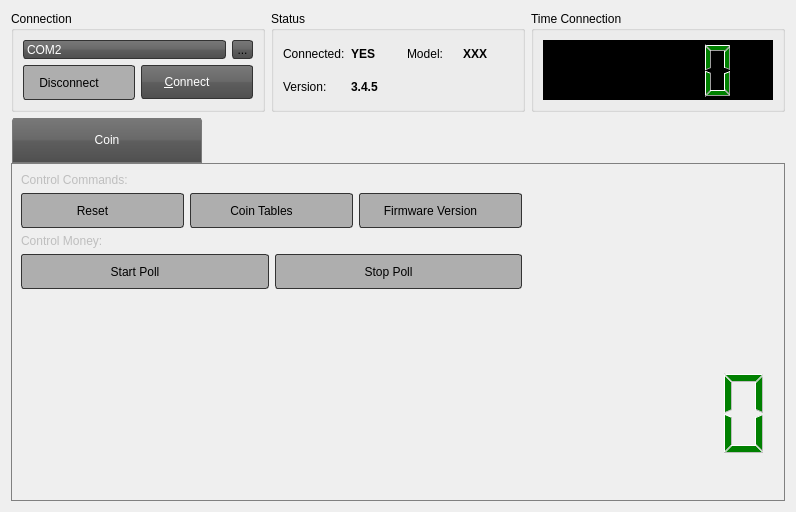
<?xml version="1.0" encoding="UTF-8"?>
<ui version="4.0">
 <class>CoinValidatorFit</class>
 <widget class="QWidget" name="CoinValidatorFit">
  <property name="geometry">
   <rect>
    <x>0</x>
    <y>0</y>
    <width>796</width>
    <height>512</height>
   </rect>
  </property>
  <property name="windowTitle">
   <string>CoinValidator</string>
  </property>
  <property name="windowIcon">
   <iconset resource="../images.qrc">
    <normaloff>:/res/images/app-icon.png</normaloff>:/res/images/app-icon.png</iconset>
  </property>
  <property name="styleSheet">
   <string notr="true">QLineEdit {
    border: 2px solid #333333;
    border-radius: 3px;
    padding: 1px 23px 1px 3px;
}

QPushButton:hover, QToolButton:hover {
    background: qlineargradient(x1 : 0, y1 : 0, x2 : 0, y2 :   1, stop :   0.0 #ffd9aa, stop : 0.5 #ffbb6e, stop : 0.55 #feae42, stop : 1.0 #fedb74);
}

QPushButton {
    border: 1px solid #333333;
    border-radius: 3px;
    padding: 1px 23px 1px 3px;
	background: qlineargradient(x1:0, y1:0, x2:0, y2:1, stop:0 #797979, stop:0.48 #696969, stop:0.52 #5e5e5e, stop:1 #4f4f4f);
    color: white;
    font: bold large &quot;Arial&quot;;
    height: 30px;
}

QPushButton:pressed {
    background: qlineargradient(x1 : 0, y1 : 0, x2 : 0, y2 :   1, stop :   0.0 #c0dbff, stop : 0.5 #cfd26f, stop : 0.55 #c7df6f, stop : 1.0 #f5f9ff);
    padding-top: 2px;
    padding-left: 3px;
}

QPushButton:on {
    background: qlineargradient(x1 : 0, y1 : 0, x2 : 0, y2 :   1, stop :   0.0 #5AA72D, stop : 0.5 #B3E296, stop : 0.55 #B3E296, stop : 1.0 #f5f9ff);
    padding-top: 2px;
    padding-left: 3px;
}

QPushButton:disabled {
    background: transparent #aeaeae;
    padding-top: 2px;        
    padding-left: 3px;
    color: black;
}

QToolButton {
    border: 1px solid #333333;
    border-radius: 3px;
	background: qlineargradient(x1:0, y1:0, x2:0, y2:1, stop:0 #797979, stop:0.48 #696969, stop:0.52 #5e5e5e, stop:1 #4f4f4f);
}

QProgressBar {
    border: 1px solid black;
    text-align: center;
    padding: 1px;
    border-bottom-right-radius: 7px;
    border-bottom-left-radius: 7px;
    background: QLinearGradient( x1: 0, y1: 0, x2: 1, y2: 0, stop: 0 #fff, stop: 0.4999 #eee, stop: 0.5 #ddd, stop: 1 #eee );
    width: 15px;
}

QProgressBar::chunk {
    background: QLinearGradient( x1: 0, y1: 0, x2: 1, y2: 0,stop: 0 #78d,stop: 0.4999 #46a,stop: 0.5 #45a,stop: 1 #238 );
    border-bottom-right-radius: 7px;
    border-bottom-left-radius: 7px;
    border: 1px solid black;
}

QLCDNumber {
    background-color:black;
    color:green;
    font: bold large &quot;Arial&quot;;
    height: 30px;
}

QTabWidget, QStackedWidget {
    background: none;
    color: white;
    font: bold large &quot;Arial&quot;;
    height: 30px;
}

QTabWidget::pane {
    border: 0px;
    top: 0.1em;
    border-width: 1px;
    border-style: solid;
    border-color: grey;
}

QTabBar::tab {
    width: 150px;
    margin-left: 0.5;
    margin-right: 0.5;
    border: 1px solid #7a7a7a;
    border-top-left-radius: 4px;
    border-top-right-radius: 4px;
    padding: 15px 19px 15px 19px;
}

QTabBar::tab:!selected {
   margin-top: 2px;
}

QTabBar::tab:selected {
    margin-top: -1px;
    background: qlineargradient(x1:0, y1:0, x2:0, y2:1, stop:0 #797979, stop:0.48 #696969, stop:0.52 #5e5e5e, stop:1 #4f4f4f);
    color: white;
}

QTabBar::tab:hover {
    text-decoration: underline;
    background: qlineargradient(x1 : 0, y1 : 0, x2 : 0, y2 :   1, stop :   0.0 #ffd9aa, stop : 0.5 #ffbb6e, stop : 0.55 #feae42, stop :   1.0 #fedb74);
}

QTabBar::tab::bottom {
    border-bottom-left-radius: 4px;
    border-bottom-right-radius: 4px;
    border-top-left-radius: 0px;
    border-top-right-radius: 0px;
    padding: 15px 19px 15px 19px;
}

QComboBox {
	border: 1px solid #333333;
	border-radius: 3px;
	background: qlineargradient(x1:0, y1:0, x2:0, y2:1, stop:0 #797979, stop:0.48 #696969, stop:0.52 #5e5e5e, stop:1 #4f4f4f);
	padding: 1px 23px 1px 3px;
	min-width: 6em;
    color: white;
    font: bold large &quot;Arial&quot;;
    height: 30px;
}

QComboBox:hover {
    text-decoration: underline;
     background: qlineargradient(x1 : 0, y1 : 0, x2 : 0, y2 :   1, stop :   0.0 #ffd9aa, stop : 0.5 #ffbb6e, stop : 0.55 #feae42, stop :   1.0 #fedb74);
}

QComboBox::drop-down {
	subcontrol-origin: padding;
	subcontrol-position: top right;
	width: 20px;
	border-top-right-radius: 3px;
	border-bottom-right-radius: 3px;
}

QComboBox::down-arrow {
     image: url(:res/images/combo-arrow-down.png);
}
 
QComboBox QAbstractView{
	background-color: #4f4f4f;
	color: #999999;
	selection-background-color: #999999;
	selection-color: #4f4f4f;
}

QComboBox QAbstractItemView {
    background-color: #4f4f4f;
    color: white;
    selection-background-color: qlineargradient(x1 : 0, y1 : 0, x2 : 0, y2 :   1, stop :   0.0 #ffd9aa, stop : 0.5 #ffbb6e, stop : 0.55 #feae42, stop : 1.0 #fedb74);
}

</string>
  </property>
  <layout class="QGridLayout" name="gridLayout_5">
   <item row="0" column="0">
    <widget class="QGroupBox" name="selectBox">
     <property name="title">
      <string>Connection</string>
     </property>
     <layout class="QGridLayout" name="gridLayout_3">
      <item row="0" column="0">
       <layout class="QGridLayout" name="gridLayout">
        <item row="0" column="0">
         <widget class="QComboBox" name="comboBoxSerial">
          <property name="sizePolicy">
           <sizepolicy hsizetype="Preferred" vsizetype="Ignored">
            <horstretch>0</horstretch>
            <verstretch>0</verstretch>
           </sizepolicy>
          </property>
          <property name="iconSize">
           <size>
            <width>32</width>
            <height>32</height>
           </size>
          </property>
          <item>
           <property name="text">
            <string>COM2</string>
           </property>
           <property name="icon">
            <iconset resource="../images.qrc">
             <normaloff>:/res/images/serialport.png</normaloff>:/res/images/serialport.png</iconset>
           </property>
          </item>
         </widget>
        </item>
        <item row="0" column="1">
         <widget class="QToolButton" name="toolButtonCoinValidator">
          <property name="text">
           <string>...</string>
          </property>
          <property name="icon">
           <iconset resource="../images.qrc">
            <normaloff>:/res/images/settings.png</normaloff>:/res/images/settings.png</iconset>
          </property>
          <property name="iconSize">
           <size>
            <width>32</width>
            <height>32</height>
           </size>
          </property>
         </widget>
        </item>
       </layout>
      </item>
      <item row="1" column="0">
       <layout class="QGridLayout" name="gridLayout_2">
        <item row="0" column="0">
         <widget class="QPushButton" name="pushButtonDisconnect">
          <property name="enabled">
           <bool>false</bool>
          </property>
          <property name="text">
           <string>Disconnect</string>
          </property>
          <property name="icon">
           <iconset resource="../images.qrc">
            <normaloff>:/res/images/disconnect.png</normaloff>:/res/images/disconnect.png</iconset>
          </property>
          <property name="iconSize">
           <size>
            <width>32</width>
            <height>32</height>
           </size>
          </property>
         </widget>
        </item>
        <item row="0" column="1">
         <widget class="QPushButton" name="pushButtonConnect">
          <property name="text">
           <string>&amp;Connect</string>
          </property>
          <property name="icon">
           <iconset resource="../images.qrc">
            <normaloff>:/res/images/connect.png</normaloff>:/res/images/connect.png</iconset>
          </property>
          <property name="iconSize">
           <size>
            <width>32</width>
            <height>32</height>
           </size>
          </property>
         </widget>
        </item>
       </layout>
      </item>
     </layout>
    </widget>
   </item>
   <item row="0" column="1">
    <widget class="QGroupBox" name="selectBox_2">
     <property name="title">
      <string>Status</string>
     </property>
     <layout class="QGridLayout" name="gridLayout_4">
      <item row="0" column="0">
       <widget class="QLabel" name="label">
        <property name="text">
         <string>Connected:</string>
        </property>
       </widget>
      </item>
      <item row="0" column="1">
       <widget class="QLabel" name="labelConnect">
        <property name="sizePolicy">
         <sizepolicy hsizetype="Preferred" vsizetype="Preferred">
          <horstretch>0</horstretch>
          <verstretch>0</verstretch>
         </sizepolicy>
        </property>
        <property name="font">
         <font>
          <weight>75</weight>
          <bold>true</bold>
         </font>
        </property>
        <property name="text">
         <string>YES</string>
        </property>
        <property name="textFormat">
         <enum>Qt::AutoText</enum>
        </property>
       </widget>
      </item>
      <item row="0" column="2">
       <widget class="QLabel" name="label_10">
        <property name="text">
         <string>Model:</string>
        </property>
       </widget>
      </item>
      <item row="0" column="3">
       <widget class="QLabel" name="labelFirmware">
        <property name="font">
         <font>
          <weight>75</weight>
          <bold>true</bold>
         </font>
        </property>
        <property name="text">
         <string>XXX</string>
        </property>
       </widget>
      </item>
      <item row="1" column="0">
       <widget class="QLabel" name="label_11">
        <property name="text">
         <string>Version:</string>
        </property>
       </widget>
      </item>
      <item row="1" column="1">
       <widget class="QLabel" name="labelVersion">
        <property name="font">
         <font>
          <weight>75</weight>
          <bold>true</bold>
         </font>
        </property>
        <property name="text">
         <string>3.4.5</string>
        </property>
       </widget>
      </item>
     </layout>
    </widget>
   </item>
   <item row="0" column="2">
    <widget class="QGroupBox" name="selectBox_3">
     <property name="title">
      <string>Time Connection</string>
     </property>
     <layout class="QGridLayout" name="gridLayout_6">
      <item row="0" column="0">
       <widget class="QLCDNumber" name="lcdNumber">
        <property name="styleSheet">
         <string notr="true">QLCDNumber { 
color:green;
background-color:black;
}</string>
        </property>
       </widget>
      </item>
     </layout>
    </widget>
   </item>
   <item row="1" column="0" colspan="3">
    <widget class="QTabWidget" name="tabWidget">
     <property name="enabled">
      <bool>false</bool>
     </property>
     <property name="sizePolicy">
      <sizepolicy hsizetype="Expanding" vsizetype="Expanding">
       <horstretch>0</horstretch>
       <verstretch>0</verstretch>
      </sizepolicy>
     </property>
     <property name="currentIndex">
      <number>0</number>
     </property>
     <widget class="QWidget" name="tab">
      <attribute name="title">
       <string>Coin</string>
      </attribute>
      <layout class="QGridLayout" name="gridLayout_11">
       <item row="0" column="0">
        <widget class="QLabel" name="label_7">
         <property name="text">
          <string>Control Commands:</string>
         </property>
        </widget>
       </item>
       <item row="0" column="2" rowspan="5">
        <layout class="QGridLayout" name="gridLayout_7">
         <item row="0" column="0">
          <widget class="QLabel" name="label_6">
           <property name="text">
            <string/>
           </property>
           <property name="pixmap">
            <pixmap resource="../images.qrc">:/res/images/coin-256x256.png</pixmap>
           </property>
          </widget>
         </item>
         <item row="1" column="0">
          <widget class="QLCDNumber" name="lcdNumberNoteLoaded">
           <property name="styleSheet">
            <string notr="true">QLCDNumber { 
color:green;
background-color:transparent;
}</string>
           </property>
           <property name="smallDecimalPoint">
            <bool>false</bool>
           </property>
           <property name="mode">
            <enum>QLCDNumber::Dec</enum>
           </property>
          </widget>
         </item>
        </layout>
       </item>
       <item row="1" column="0" colspan="2">
        <layout class="QGridLayout" name="gridLayout_10">
         <item row="0" column="0">
          <widget class="QPushButton" name="pushButtonReset">
           <property name="text">
            <string>Reset</string>
           </property>
           <property name="icon">
            <iconset resource="../images.qrc">
             <normaloff>:/res/images/devicetest.png</normaloff>:/res/images/devicetest.png</iconset>
           </property>
           <property name="iconSize">
            <size>
             <width>32</width>
             <height>32</height>
            </size>
           </property>
          </widget>
         </item>
         <item row="0" column="1">
          <widget class="QPushButton" name="pushButtonBillTables">
           <property name="text">
            <string>Coin Tables</string>
           </property>
           <property name="icon">
            <iconset resource="../images.qrc">
             <normaloff>:/res/images/devicetest.png</normaloff>:/res/images/devicetest.png</iconset>
           </property>
           <property name="iconSize">
            <size>
             <width>32</width>
             <height>32</height>
            </size>
           </property>
          </widget>
         </item>
         <item row="0" column="2">
          <widget class="QPushButton" name="pushButtonVersion">
           <property name="text">
            <string>Firmware Version</string>
           </property>
           <property name="icon">
            <iconset resource="../images.qrc">
             <normaloff>:/res/images/devicetest.png</normaloff>:/res/images/devicetest.png</iconset>
           </property>
           <property name="iconSize">
            <size>
             <width>32</width>
             <height>32</height>
            </size>
           </property>
          </widget>
         </item>
        </layout>
       </item>
       <item row="2" column="0">
        <widget class="QLabel" name="label_5">
         <property name="text">
          <string>Control Money:</string>
         </property>
        </widget>
       </item>
       <item row="3" column="0" colspan="2">
        <layout class="QGridLayout" name="gridLayout_9">
         <item row="0" column="0">
          <layout class="QGridLayout" name="gridLayout_8">
           <item row="0" column="0">
            <widget class="QPushButton" name="pushButtonStartPoll">
             <property name="text">
              <string>Start Poll</string>
             </property>
             <property name="icon">
              <iconset resource="../images.qrc">
               <normaloff>:/res/images/process-start-128x128.png</normaloff>:/res/images/process-start-128x128.png</iconset>
             </property>
             <property name="iconSize">
              <size>
               <width>32</width>
               <height>32</height>
              </size>
             </property>
            </widget>
           </item>
           <item row="0" column="1">
            <widget class="QPushButton" name="pushButtonStopPoll">
             <property name="text">
              <string>Stop Poll</string>
             </property>
             <property name="icon">
              <iconset resource="../images.qrc">
               <normaloff>:/res/images/process-stop-128x128.png</normaloff>:/res/images/process-stop-128x128.png</iconset>
             </property>
             <property name="iconSize">
              <size>
               <width>32</width>
               <height>32</height>
              </size>
             </property>
            </widget>
           </item>
          </layout>
         </item>
         <item row="1" column="0">
          <layout class="QGridLayout" name="gridLayoutMoveCards"/>
         </item>
        </layout>
       </item>
       <item row="4" column="1">
        <spacer name="verticalSpacer_3">
         <property name="orientation">
          <enum>Qt::Vertical</enum>
         </property>
         <property name="sizeHint" stdset="0">
          <size>
           <width>20</width>
           <height>145</height>
          </size>
         </property>
        </spacer>
       </item>
      </layout>
     </widget>
    </widget>
   </item>
  </layout>
 </widget>
 <resources>
  <include location="../images.qrc"/>
 </resources>
 <connections/>
</ui>
